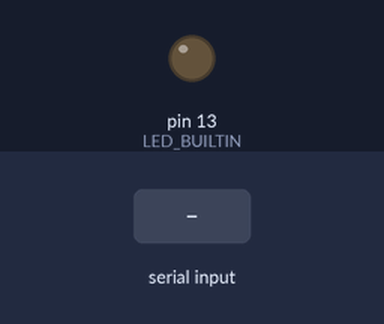
Recording of a sketch running on a simulated Arduino Uno, built with avr-gcc and run on an emulated ATmega328P. On the bench: output pins drawn as LEDs (lit = HIGH). Inputs (shaded band) come from the test bench.

Above: at 1.2 s.
1.3 s: "1" received over Serial
At 2.0 s:
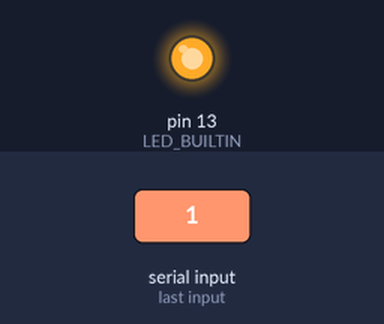
2.8 s: "0" received over Serial
At 3.1 s:
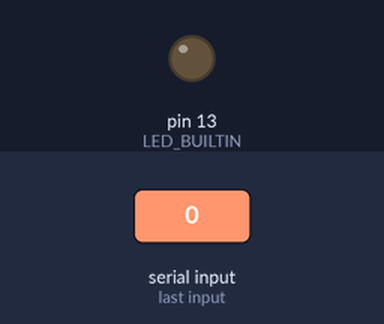
Timing chart, 0 to 5.8 s (numbered marks = the images above; inputs shaded):
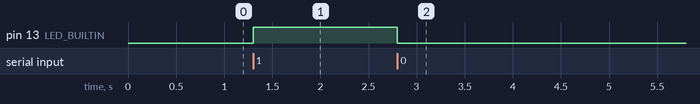

The sketch:

LED_control_python.ino
```cpp
void setup() {
  // initialize digital pin LED_BUILTIN as an output.
  pinMode(LED_BUILTIN, OUTPUT);
  // initialize serial communication at 9600 baud rate
  Serial.begin(9600);
}

void loop() {
  if (Serial.available() > 0) {
    char command = Serial.read();
    if (command == '1') {
      digitalWrite(LED_BUILTIN, HIGH);  // turn the LED on
    } else if (command == '0') {
      digitalWrite(LED_BUILTIN, LOW);   // turn the LED off
    }
  }
}
```

Measured:
- after the input at 1.3 s, pin 13 (LED_BUILTIN): LOW → HIGH at once
- after the input at 2.8 s, pin 13 (LED_BUILTIN): HIGH → LOW at once
